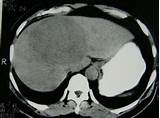
%> input picture 1.jpeg, 160 x 118 px
$ octave divide.m   (GNU Octave 9; MATLAB toolbox functions it lacks are replaced by stand-ins)
%> lines starting %> are read from the running program, lines starting %| are printed output that depends on the picture; in (x1, y1, x2, y2) boxes, pixels count from 0 and x2, y2 are one past the last pixel; in counts of white or black regions, pixels touching at a corner belong together; the program's own positions count from 1
I=imread('1.jpeg');
%> I is the input picture: size 118x160x3 uint8; mean R, G, B 85.3, 87.6, 84.1
%I=Iout;
%K=I;
K=imguidedfilter(I);
%I=y1;
I=rgb2gray(I);
%> I: size 118x160 uint8
J=I;
I=imresize(I,[200 200]);
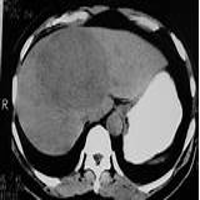
%> I: size 200x200 uint8; min 0, max 255, mean 86.4
cell1=mat2cell(I, [50 50 50 50], [50 50 50 50]);
%> cell1 = 16 items
clear ener;
for r = 1 : 4
	for c = 1 : 4
        I=cell1{r,c};
        glcmin=graycomatrix(I);
        out= GLCM_Features1(glcmin,0);
        ener(r,c)=out.energ;
    end
end
%> after the loop, ener = [0.498 0.258 0.263 0.668; 0.265 0.778 0.389 0.2; 0.284 0.406 0.253 0.318; 0.482 0.151 0.136 0.356]
clear rac3;
maxener=min(ener(:));
%> maxener = 0.136
avener=mean(ener(:));
%> avener = 0.357
for r = 1 : 4
	for c = 1 : 4
        ener1=ener(r,c);
        ca1=cell1(r,c);
        %seed=1;
        if((gt(ener1,avener))&&(lt(ener1,maxener))||eq(ener1,maxener))
            rac3(r,c)=ca1;

        end
    end
end
%> after the loop, rac3 = 12 items
clear enerac1;
for r=1:4
    for c=1:4
        enerac1(r,c)=0;
    end
end
maxener=max(ener(:));
%> maxener = 0.778
avener=mean(ener(:));
for r = 1 : 4
	for c = 1 : 4
        ener1=ener(r,c);
        ca1=cell1(r,c);
        if((gt(ener1,avener))&&(lt(ener1,maxener))||eq(ener1,maxener))
            enerac1(r,c)=ener1;

        end
    end
end
%> after the loop, enerac1 = [0.498 0 0 0.668; 0 0.778 0.389 0; 0 0.406 0 0; 0.482 0 0 0]
for r=1:4
    for c=1:4
        if(enerac1(r,c)==0)
            enerac1(r,c)=10;
        end
    end
end
%> after the loop, enerac1 = [0.498 10 10 0.668; 10 0.778 0.389 10; 10 0.406 10 10; 0.482 10 10 10]

seed11=min(enerac1(:));
%> seed11 = 0.389
for r=1:4
    for c=1:4
        if(enerac1(r,c)==seed11)
            seed12=cell1{r,c};
            r1=(c-1)*50+25;
            c1=(r-1)*50+25;

        end
    end
end
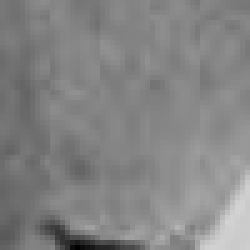
%> seed12: size 50x50 uint8 (shown 5 times larger); min 0, max 210, mean 131.8
%> after the loop, c1 = 75; r1 = 125
%J=rgb2gray(J);
[h,w]=size(J);
%> h = 118; w = 160
h1=h/200;
%> h1 = 0.59
w1=w/200;
%> w1 = 0.8
r1=r1*h1;
%> r1 = 73.75
c1=c1*w1;
%> c1 = 60
r1=round(r1)
%> r1 = 74
c1=round(c1)

%level set%

b=K;

Img=K;
%Img=imread('31.jpeg');
Img=double(Img(:,:,1));
timestep=1;
mu=0.2/timestep;
iter_inner=30;
iter_outer=70;
lambda=5;
alfa=-3;
epsilon=1.5;
sigma=.8;
G=fspecial('gaussian',15,sigma);
Img_smooth=conv2(Img,G,'same');
[Ix,Iy]=gradient(Img_smooth);
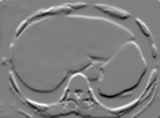
%> Iy: size 118x160 double; min -71.85, max 72.39, mean 0.1; drawn with min black and max white
f=Ix.^2+Iy.^2;
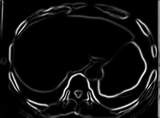
%> f: size 118x160 double; min 5.26e-19, max 6307.2, mean 398.5; drawn with min black and max white
g=1./(1+f);
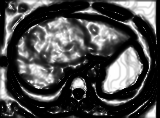
%> g: size 118x160 double; min 0.000159, max 1, mean 0.298


c0=2;
initialLSF = c0*ones(size(Img));
initialLSF(r1-6:r1+6,c1-6:c1+6)=-c0;
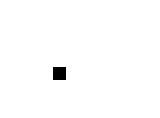
%> initialLSF: size 118x160 double; values -2 (black) and 2 (white), 99.1% white; 1 black region, box (x1, y1, x2, y2) and area: (53, 67, 66, 80) 169
phi=initialLSF;

figure(1);
mesh(-phi);
hold on;  contour(phi, [0,0], 'r','LineWidth',2);
title('Initial level set function');
view([-80 35]);

figure(2);
imagesc(Img,[0, 255]); axis off; axis equal; colormap(gray); hold on;  contour(phi, [0,0], 'r');
title('Initial zero level contour');
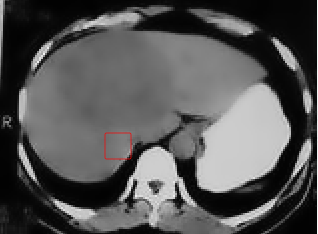
%> figure redrawn from the program's plot data; shown 2 times larger; its title reads 'Initial zero level contour'
pause(0.5);

potential=2;
if potential ==1
    potentialFunction = 'single-well';
elseif potential == 2
    potentialFunction = 'double-well';
else
    potentialFunction = 'double-well';
end


for n=1:iter_outer
%> (the run ends here)

$ run again, with 164.jpeg copied over 1.jpeg
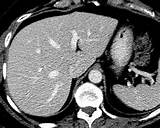
%> input picture 164.jpeg, 160 x 128 px
%> I is the input picture: size 128x160x3 uint8; min 0, max 255, mean 108.6
%> cell1 = 16 items
%> after the loop `for r = 1 : 4`: ener = [0.437 0.161 0.194 0.372; 0.26 0.185 0.109 0.13; 0.218 0.15 0.101 0.116; 0.15 0.12 0.12 0.105]
%> `maxener=min(ener(:));`: maxener = 0.101
%> avener = 0.183
%> after the loop `for r = 1 : 4`: rac3 = 9 items
%> `maxener=max(ener(:));`: maxener = 0.437
%> after the loop `for r = 1 : 4`: enerac1 = [0.437 0 0.194 0.372; 0.26 0.185 0 0; 0.218 0 0 0; 0 0 0 0]
%> after the loop `for r=1:4`: enerac1 = [0.437 10 0.194 0.372; 0.26 0.185 10 10; 0.218 10 10 10; 10 10 10 10]
%> seed11 = 0.185
%> after the loop `for r=1:4`: c1 = 75
%> `r1=r1*h1;`: r1 = 48
%> `c1=c1*w1;`: c1 = 60
%> `initialLSF(r1-6:r1+6,c1-6:c1+6)=-c0;`:
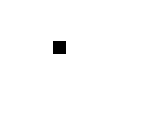
%> initialLSF: size 128x160 double; values -2 (black) and 2 (white), 99.2% white; 1 black region, box (x1, y1, x2, y2) and area: (53, 41, 66, 54) 169
%> `title('Initial zero level contour');`:
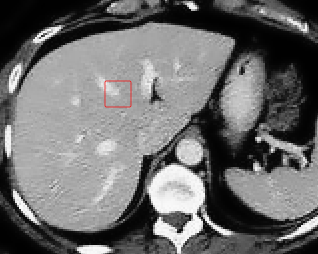
%> figure redrawn from the program's plot data; shown 2 times larger; its title reads 'Initial zero level contour'

$ run again, with 2.jpeg copied over 1.jpeg
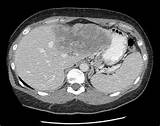
%> input picture 2.jpeg, 160 x 126 px
%> I is the input picture: size 126x160x3 uint8; min 0, max 255, mean 90.7
%> cell1 = 16 items
%> after the loop `for r = 1 : 4`: ener = [0.596 0.181 0.205 0.622; 0.296 0.322 0.208 0.1; 0.173 0.203 0.148 0.166; 0.626 0.19 0.213 0.756]
%> `maxener=min(ener(:));`: maxener = 0.1
%> avener = 0.313
%> after the loop `for r = 1 : 4`: rac3 = 8 items
%> `maxener=max(ener(:));`: maxener = 0.756
%> after the loop `for r = 1 : 4`: enerac1 = [0.596 0 0 0.622; 0 0.322 0 0; 0 0 0 0; 0.626 0 0 0.756]
%> after the loop `for r=1:4`: enerac1 = [0.596 10 10 0.622; 10 0.322 10 10; 10 10 10 10; 0.626 10 10 0.756]
%> seed11 = 0.322
%> after the loop `for r=1:4`: c1 = 75
%> `r1=r1*h1;`: r1 = 47.25
%> `c1=c1*w1;`: c1 = 60
%> `r1=round(r1)`: r1 = 47
%> `initialLSF(r1-6:r1+6,c1-6:c1+6)=-c0;`:
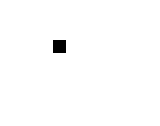
%> initialLSF: size 126x160 double; values -2 (black) and 2 (white), 99.2% white; 1 black region, box (x1, y1, x2, y2) and area: (53, 40, 66, 53) 169
%> `title('Initial zero level contour');`:
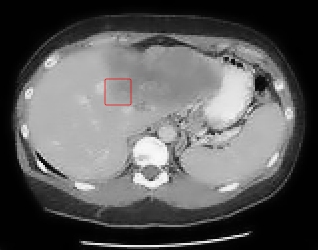
%> figure redrawn from the program's plot data; shown 2 times larger; its title reads 'Initial zero level contour'
